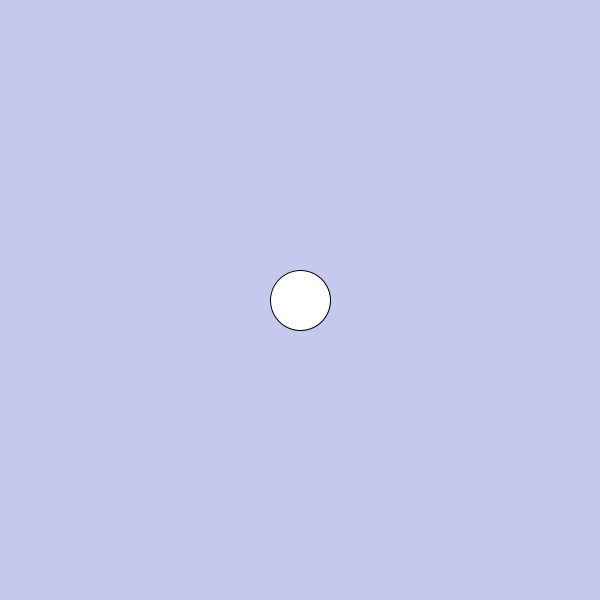
Frame 1 (no input)
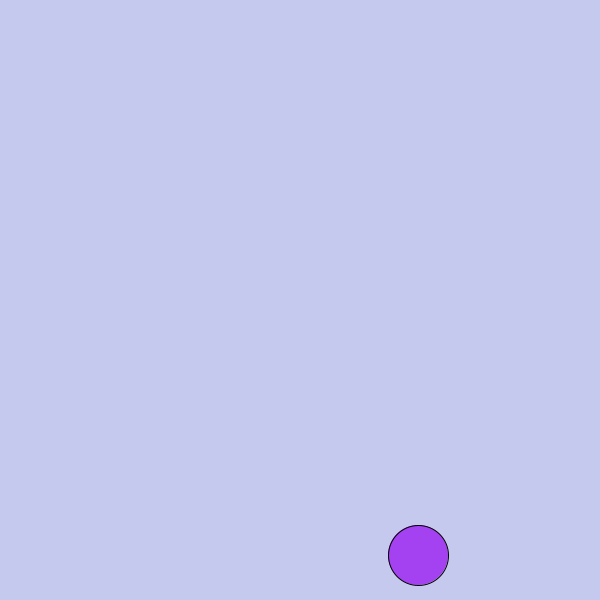
Frame 60 (the mouse pressed at the canvas centre just before this capture)
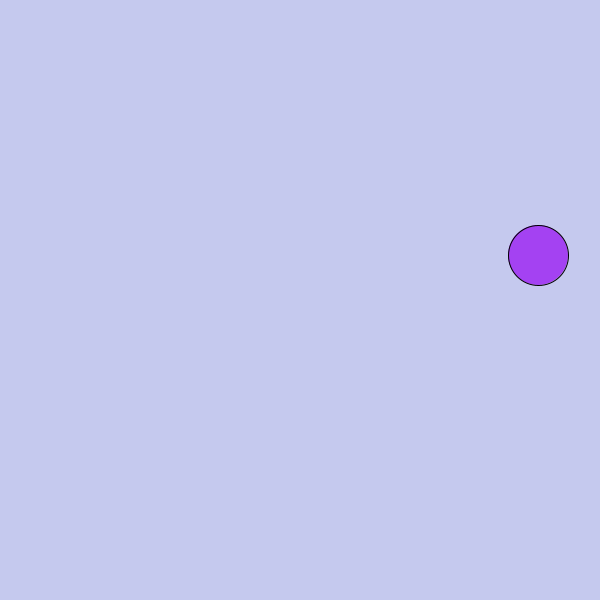
Frame 120 (the mouse held since frame 60 and released just before this capture)

The Processing sketch that drew these frames (run headless with seeded random() and noise(); from frame 60 on, the mouse is pressed at the canvas centre):

// Processing sketch: repte1_part3
// ── repte1_part3.pde

  //Variables d'amplada i altura per a definir la mida de la nostra finestra.
  
  int width = 600;
  int height = 600;
  
  //Variables per a calcular quina seria la meitat de la pantalla.
  
  float xPosInitial;
  float yPosInitial;
  
  //Variables per a calcular la velocitat a la qual es mou el nostre objecte
  
  float xSpeed = 2;  
  float ySpeed = 5;  
  
  //Variables per a definir la mida del nostre objecte.
  
  float xShape;
  float yShape;
  
  void setup() 
  {
    
     
    ////Creem la finestra amb les mides corresponents.
    
    surface.setSize(width, height);
    
    
    //Càlcul per a obtenir la posició de la meitat de la pantalla.
    
    xPosInitial = width/2;
    yPosInitial = height/2;
    
   
    
   
    //Definim la mida del nostre objecte.
    
    xShape = 60;
    yShape = 60;
  
    
    
  }
  
  void draw() 
  {
    
    
    
     //Amb la funció background podem definir el color de fons amb RGB. Hem definit el background en el void draw, ja que així quan es mogui algun objecte no deixarà un rastre.
    
    background(197, 201, 238);     
      
       
       //Condicionals per tal que el moviment del nostre objecte no surti de la nostra finestra.
       //També es té en compte la mida de l'objecte per tal que reboti quan ha col·lisionat algun dels extrems i no la part central.
       //  //Utilitzem la funció random per tal que canvi de color cada cop que col·lisioni.
       
       if ((xPosInitial+(xShape/2) > width) || (xPosInitial-(xShape/2) < 0) ) 
       {
         
         xSpeed = xSpeed * -1;        
         
          fill(color( random(255),random(255),random(255)));
          
      }
      
    
      
      if ((yPosInitial+(xShape/2) > height) || (yPosInitial-(xShape/2) < 0)) 
      {
     
       ySpeed = ySpeed * -1;      
       
        fill(color( random(255),random(255),random(255)));
        
    }
    
        //Definim el nostre objecte les posicions calculades i la seva mida prèviament també definida.
           
           ellipse(xPosInitial, yPosInitial, xShape, yShape);
           
           //Amb la funció translate apliquem el moviment al nostre objecte.
       
        translate(xPosInitial+=xSpeed, yPosInitial+=ySpeed);
    
  }
